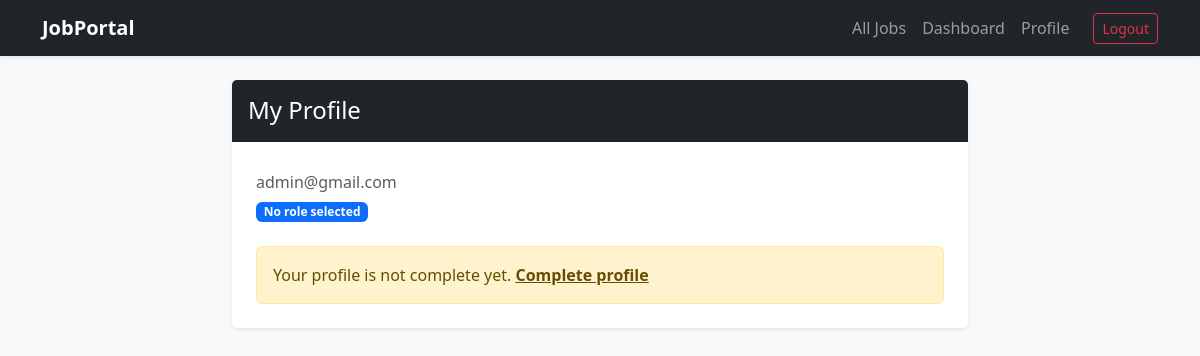
The app's page /profile/ (signed in), older data.
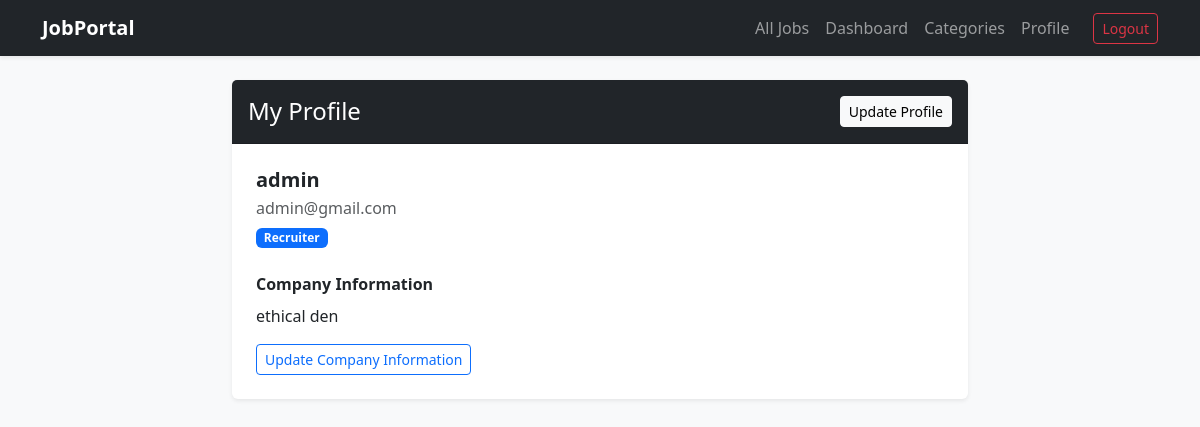
The same page, newer data.
### portal/models.py (models this page shows)
class CustomUser(AbstractUser):
    USER_TYPE_CHOICES = (
        ('recruiter', 'Recruiter'),
        ('jobseeker', 'Job Seeker'),
    )
    display_name = models.CharField(max_length=100)
    role = models.CharField(max_length=15, choices=USER_TYPE_CHOICES, blank=True)

class RecruiterProfile(models.Model):
    user = models.OneToOneField(CustomUser, on_delete=models.CASCADE, related_name='recruiter_profile')
    company_information = models.TextField()

### portal/views.py (the view)
# urls.py: path('profile/', views.profile, name='profile'),
@login_required
def profile(request):
    user = request.user
    profile_obj = None
    profile_skills = []
    if user.role == 'recruiter':
        profile_obj = getattr(user, 'recruiter_profile', None)
    elif user.role == 'jobseeker':
        profile_obj = getattr(user, 'jobseeker_profile', None)
        if profile_obj:
            profile_skills = [skill.strip() for skill in profile_obj.skills_set.split(',') if skill.strip()]
    return render(request, 'portal/profile.html', {'profile_obj': profile_obj, 'profile_skills': profile_skills})

### portal/templates/portal/profile.html
{% extends 'base.html' %}
{% block content %}
<div class="row justify-content-center mt-4">
    <div class="col-md-8">
        <div class="card shadow-sm border-0">
            <div class="card-header bg-dark text-white py-3 d-flex justify-content-between align-items-center">
                <h4 class="mb-0">My Profile</h4>
                {% if profile_obj %}
                    <a href="{% url 'update-profile' %}" class="btn btn-light btn-sm">Update Profile</a>
                {% endif %}
            </div>
            <div class="card-body p-4">
                <div class="mb-4">
                    <h5 class="fw-bold mb-1">{{ user.display_name }}</h5>
                    <p class="text-muted mb-0">{{ user.email|default:"No email added" }}</p>
                    <span class="badge bg-primary mt-2">{{ user.get_role_display|default:"No role selected" }}</span>
                </div>
                {% if profile_obj %}
                    {% if user.role == 'jobseeker' %}
                        <div class="mb-3">
                            <strong class="d-block mb-2">Skills</strong>
                            <div class="d-flex flex-wrap gap-2">
                                {% for skill in profile_skills %}
                                    <span class="badge bg-success">{{ skill }}</span>
                                {% empty %}
                                    <span class="text-muted">No skills added.</span>
                                {% endfor %}
                            </div>
                            <p class="text-muted small mt-2 mb-0">Use commas between skills when updating your profile.</p>
                        </div>
                        <div>
                            <strong class="d-block mb-2">Resume</strong>
                            {% if profile_obj.resume %}
                                <p class="text-muted small mb-2">{{ profile_obj.resume.name }}</p>
                                <a href="{{ profile_obj.resume.url }}" class="btn btn-outline-primary btn-sm" target="_blank">View Resume</a>
                                <a href="{% url 'update-profile' %}" class="btn btn-outline-success btn-sm">Upload New Resume</a>
                            {% else %}
                                <span class="text-muted d-block mb-2">No resume uploaded.</span>
                                <a href="{% url 'update-profile' %}" class="btn btn-outline-success btn-sm">Upload Resume</a>
                            {% endif %}
                        </div>
                    {% elif user.role == 'recruiter' %}
                        <div>
                            <strong class="d-block mb-2">Company Information</strong>
                            <p class="mb-3" style="white-space: pre-wrap;">{{ profile_obj.company_information }}</p>
                            <a href="{% url 'update-profile' %}" class="btn btn-outline-primary btn-sm">Update Company Information</a>
                        </div>
                    {% endif %}
                {% else %}
                    <div class="alert alert-warning mb-0">
                        Your profile is not complete yet.
                        <a href="{% url 'create-profile' %}" class="alert-link">Complete profile</a>
                    </div>
                {% endif %}
            </div>
        </div>
    </div>
</div>
{% endblock %}

Row changes from the older to the newer data that the page shows:
changed CustomUser "admin@gmail.com": display_name (not shown) → "admin"; role "No role selected" → "Recruiter"
added RecruiterProfile: company_information "ethical den"
Text that changed along with them:
text no longer shown: "Your profile is not complete yet. Complete profile"
text now shown: "Categories Update Profile Company Information Update Company Information"
